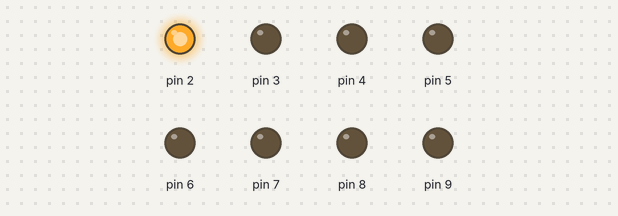
Recording of a sketch running on a simulated Arduino Uno, built with avr-gcc and run on an emulated ATmega328P. On the bench: output pins drawn as LEDs (lit = HIGH).

Above: at 0.2 s.
At 1.2 s:
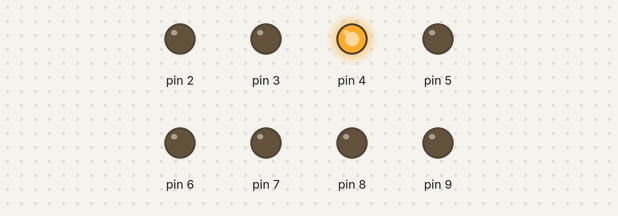
At 1.7 s:
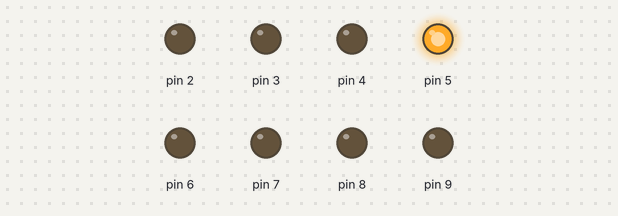
At 2.2 s:
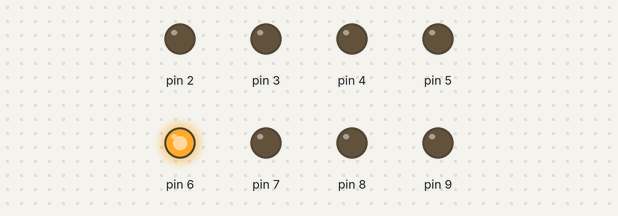
At 3.2 s:
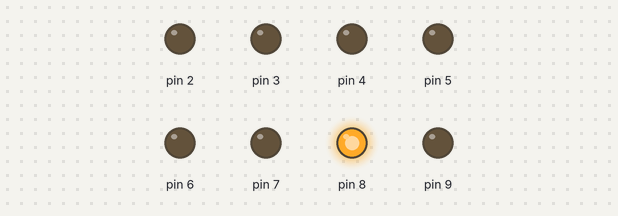
At 4.7 s:
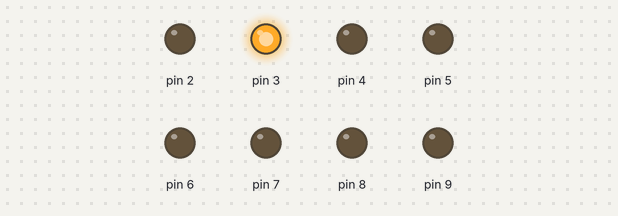
Timing chart, 0 to 5.2 s (numbered marks = the images above):
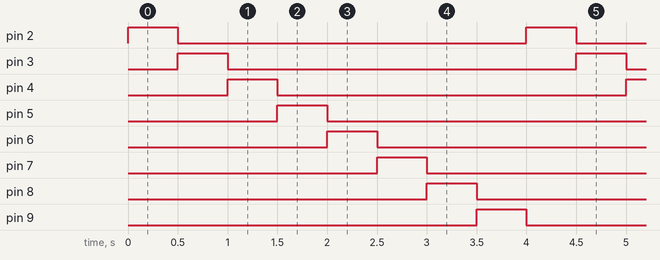

The sketch:

test2.ino
```cpp
void setup() {
  for(int i=2;i<=9;i++)
    pinMode(i,OUTPUT);
}

void loop() {
  for(int i=2;i<=9;i++){
    for(int j=2;j<=9; j++){
      if(i==j)
        digitalWrite(j,HIGH);
      else
        digitalWrite(j,LOW);
    }
    delay(500);
  }
}
```

Measured:
- by itself, pin 2–9: alternates HIGH for 0.50 s and LOW for 3.5 s
- by itself, everything shown: repeats every 4.0 s, in 8 steps
